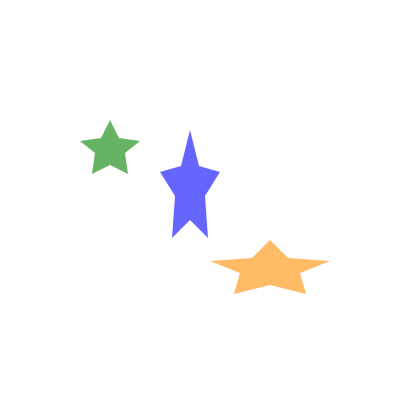

Specify this chart in Vega-Lite:
### Vega specification from a JSON file in a GitHub repository (floating-point values rounded to 4 significant figures)
{"$schema": "https://vega.github.io/schema/vega/v5.json", "description": "A simple pie chart with embedded data.", "background": "white", "padding": 5, "width": 200, "height": 200, "style": "view", "data": [{"name": "data_0", "values": [{"x": 50, "y": 70, "fill": "green", "scaleX": 15, "scaleY": 15}, {"x": 90, "y": 90, "fill": "blue", "scaleX": 15, "scaleY": 30}, {"x": 130, "y": 130, "fill": "darkorange", "scaleX": 30, "scaleY": 15}]}], "marks": [{"name": "marks", "type": "path", "from": {"data": "data_0"}, "style": ["arc"], "encode": {"update": {"x": {"field": "x"}, "y": {"field": "y"}, "scaleX": {"field": "scaleX"}, "scaleY": {"field": "scaleY"}, "path": {"value": "M0,.5L.6,.8L.5,.1L1,-.3L.3,-.4L0,-1L-.3,-.4L-1,-.3L-.5,.1L-.6.8L0,.5Z"}, "fill": {"field": "fill"}, "fillOpacity": {"value": 0.6}}}}]}
